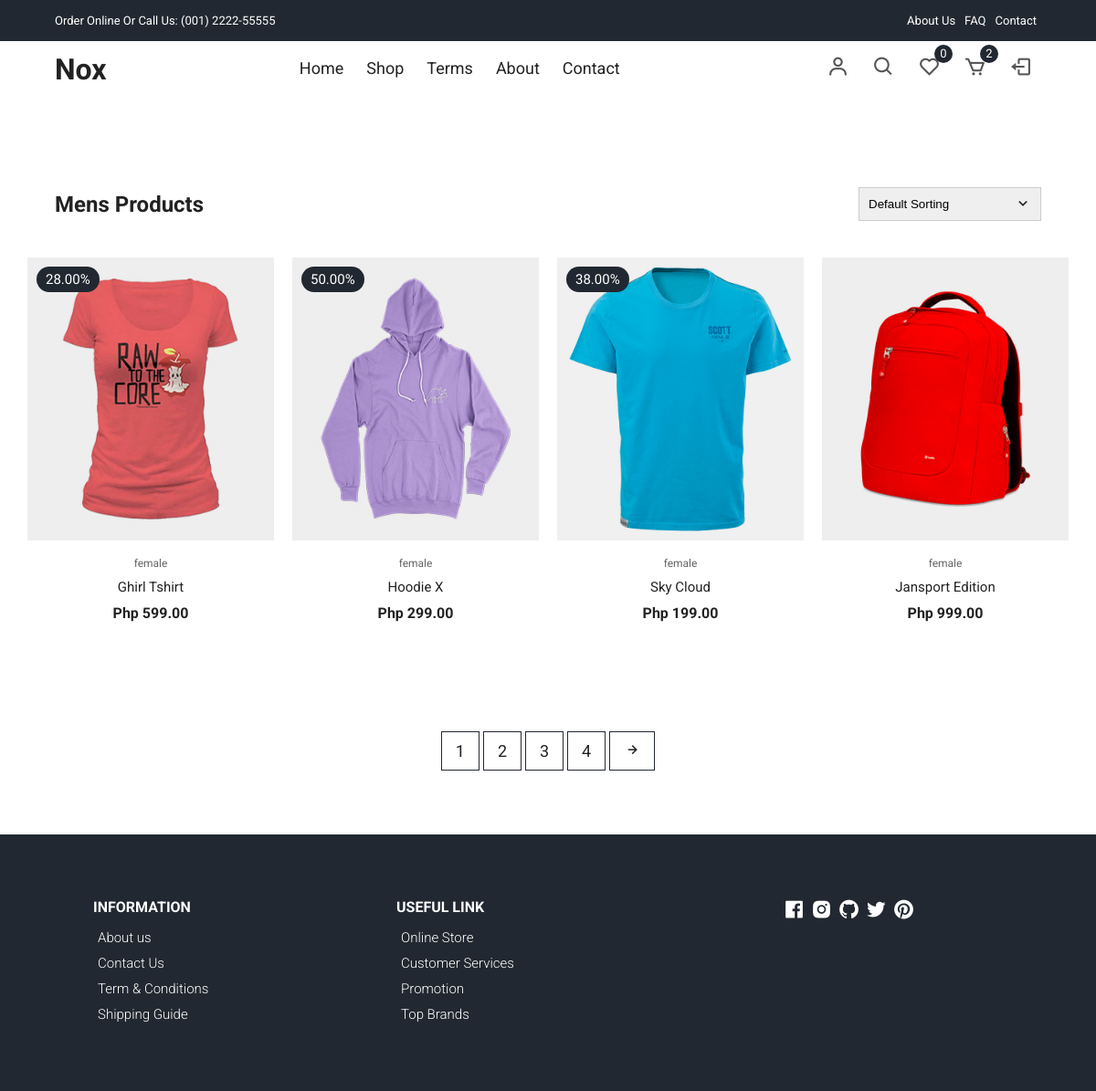
The app's page /user/products-female.php (signed in), older data.
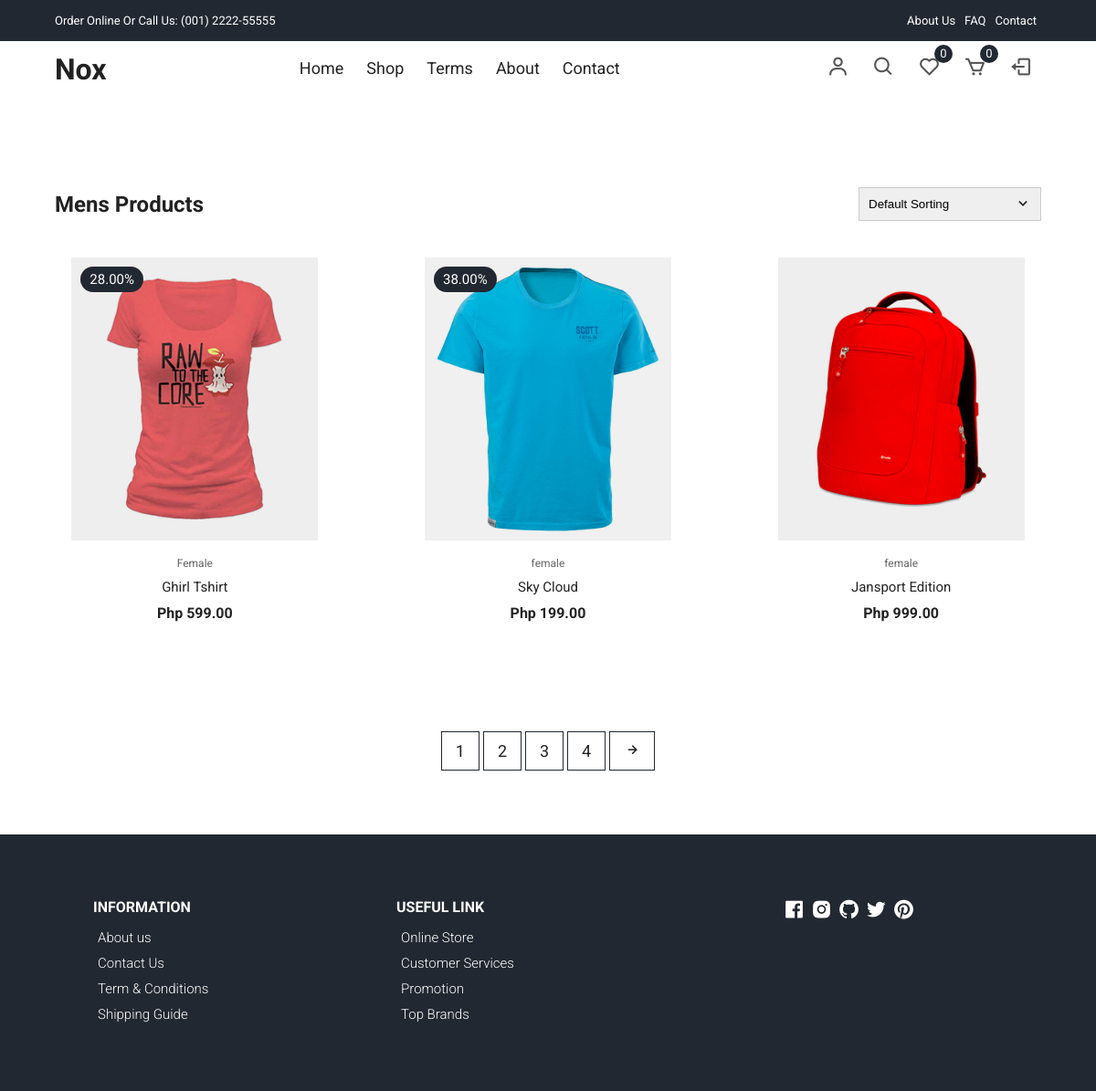
The same page, newer data.
### tables this page shows
CREATE TABLE `products` (
  `id` int(11) NOT NULL,
  `name_item` varchar(250) NOT NULL,
  `type` varchar(50) NOT NULL,
  `color` varchar(50) NOT NULL,
  `size` varchar(50) NOT NULL,
  `manufacturer` varchar(100) NOT NULL,
  `description` varchar(250) NOT NULL,
  `category` varchar(250) NOT NULL,
  `quantity` int(15) NOT NULL,
  `status` varchar(50) NOT NULL,
  `rating` decimal(10,1) NOT NULL,
  `image_front` longblob NOT NULL,
  `image_back` longblob NOT NULL,
  `discount` decimal(5,2) NOT NULL,
  `price` decimal(10,2) NOT NULL,
  `date_insert` date NOT NULL DEFAULT current_timestamp()
);

### user/products-female.php (the view, shortened to what the changed rows need)
<?php
include 'dbconn/conn.php';
$email = $_SESSION['email'];
$stmt = $conn->prepare("SELECT * FROM customer WHERE email = ?");
$stmt->bind_param("s", $email);
$stmt->execute();
$result = $stmt->get_result();
if ($result->num_rows > 0) {
    $user = $result->fetch_assoc();
    $user_id = $user['id'];
} else {
    header("Location: login-signup.php?error=Login%20First");
    exit();
}
?>
<!DOCTYPE html>
<html lang="en">
  <head>
    <link
      rel="stylesheet"
      href="https://cdn.jsdelivr.net/npm/boxicons@latest/css/boxicons.min.css"
    />
    <link rel="stylesheet" href="./css/styles.css" />
  </head>
  <?php
$query = $conn->prepare("SELECT COUNT(id) AS numberofproduct FROM addcart WHERE customer_id = ? AND status != 'Paid'");
$query->bind_param("s", $user_id);
$query->execute();
$result = $query->get_result();
if ($result && $result->num_rows > 0) {
    $row = $result->fetch_assoc();
    $numberofproduct = $row['numberofproduct'];
} else {
    $numberofproduct = 0;
}
?>
  <body>
    <div class="navigation">
        <div class="nav-center container d-flex">
        <a href="/" class="logo"><h1>Nox</h1></a>
          <div class="icons d-flex">
            <a href="cart.php" class="icon">
              <i class="bx bx-cart"></i>
              <span id="count" class="d-flex"><?php echo $numberofproduct; ?></span>
            </a>
          </div>
        </div>
      </div>
<?php
       $stmt = $conn->prepare("SELECT id, name_item, discount, price, image_front, type FROM products WHERE type='female'");
       $stmt->execute();
       $men_products = $stmt->get_result()->fetch_all(MYSQLI_ASSOC);
        ?>
<section class="section all-products" id="products">
        <div class="top container">
            <h1>Mens Products</h1>
        </div>
<div class="product-center">
<?php if (!empty($men_products)): ?>
                <?php foreach ($men_products as $product): ?>
                    <div class="product-item">
                        <div class="overlay">
                            <a href="productDetails.php?id=<?php echo $product['id']; ?>" class="product-thumb">
                                <img src="../admin/uploads/<?php echo $product['image_front']; ?>" alt="<?php echo htmlspecialchars($product['name_item']); ?>" />
                            </a>
                            <?php if ($product['discount'] > 0): ?>
                                <span class="discount"><?php echo $product['discount']; ?>%</span>
                            <?php endif; ?>
                        </div>
                        <div class="product-info">
                            <span><?php echo htmlspecialchars($product['type']); ?></span>
                            <a href="productDetails.php?id=<?php echo $product['id']; ?>"><?php echo htmlspecialchars($product['name_item']); ?></a>
                            <h4>Php <?php echo number_format($product['price'], 2); ?></h4>
                        </div>
                        <ul class="icons">
                        </ul>
                    </div>
                <?php endforeach; ?>
            <?php else: ?>
                <p>No men's products found.</p>
            <?php endif; ?>
</div>
    </section>
  </body>
</html>

Row changes from the older to the newer data that the page shows:
no longer on this page (row edited): products: image_front (picture), discount "50.00", type "female", name_item "Hoodie X", price "299.00"
changed products "Ghirl Tshirt": type "female" → "Female"
Text that changed along with them:
$numberofproduct: "2" → "0"
